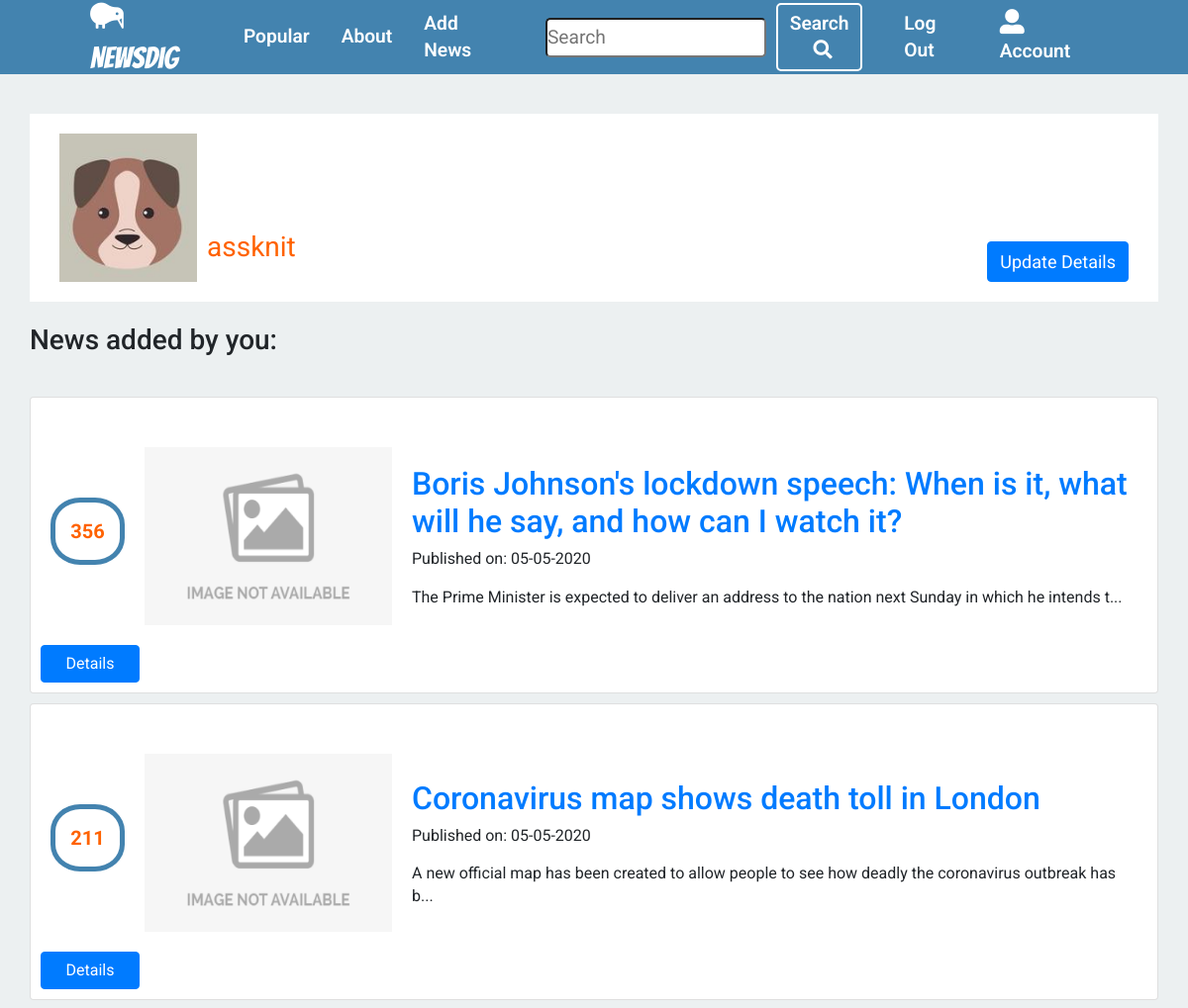
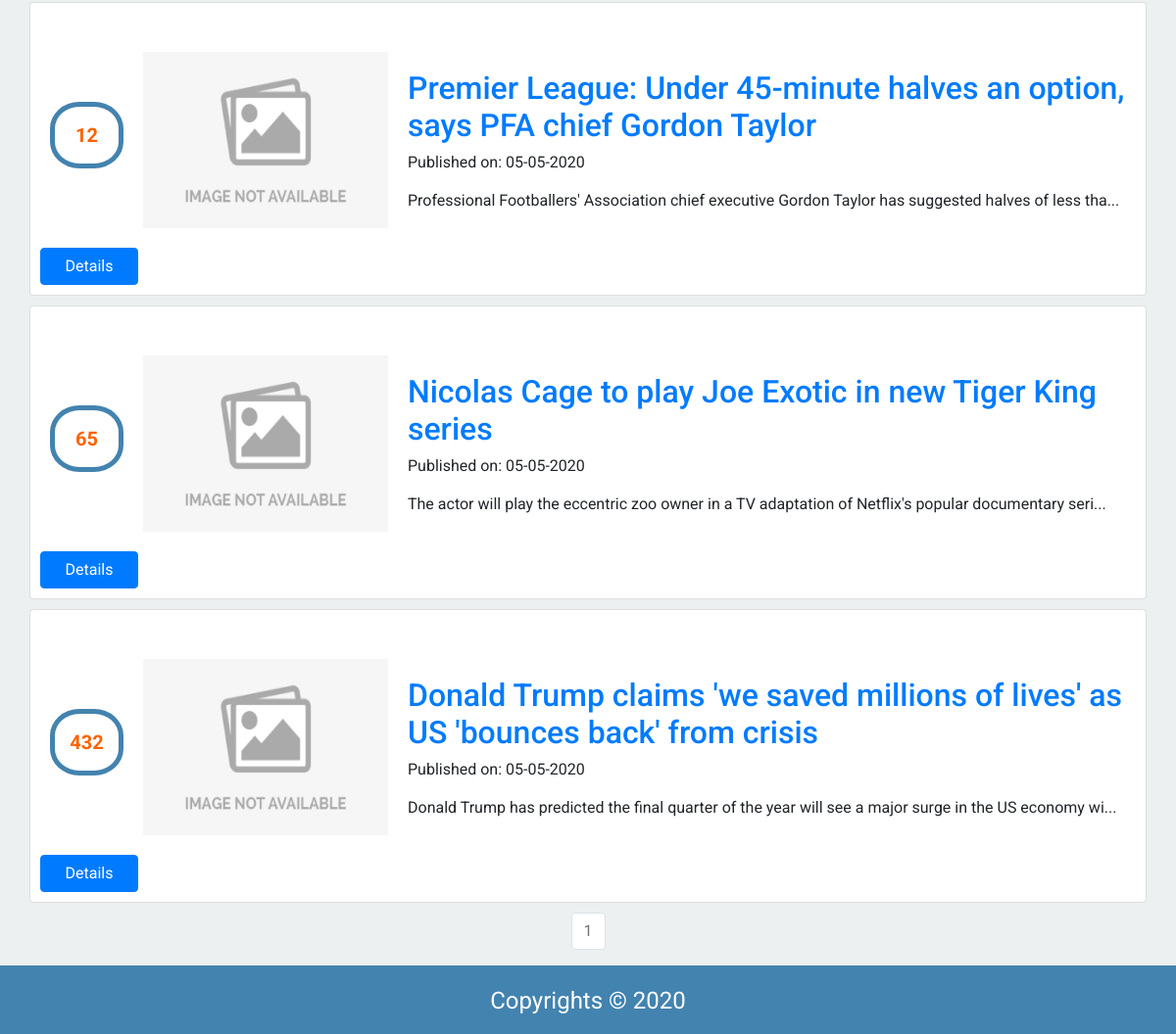
The app's page /account (signed in) with its own data (2 pictures, top to bottom).
### news/models.py (models this page shows, shortened)
class User(db.Model, UserMixin):
    __tablename__ = 'users'
    id = db.Column(db.Integer, primary_key=True)
    profile_image = db.Column(
        db.String(20), nullable=False, default='default_profile.png')
    email = db.Column(db.String(64), unique=True, index=True)
    username = db.Column(db.String(64), unique=True, index=True)
    password_hash = db.Column(db.String(128))
    news_group = db.relationship('News', backref='author', lazy=True)

class News(db.Model):
    __tablename__ = 'news'
    users = db.relationship(User)
    comments = db.relationship(
        'Comment', backref='news', lazy=True, cascade="all,delete")
    users_likes = db.relationship(
        'Likes', backref='news', lazy=True, cascade="all,delete")
    id = db.Column(db.Integer, primary_key=True)
    user_id = db.Column(db.Integer, db.ForeignKey('users.id'), nullable=False)
    picture_link = db.Column(db.String(), nullable=False)
    link = db.Column(db.String(), nullable=False)
    date = db.Column(db.DateTime, nullable=False, default=datetime.utcnow)
    title = db.Column(db.String(140), nullable=False)
    text = db.Column(db.Text, nullable=False)
    likes = db.Column(db.Integer, nullable=False, default=0)

### news/users/views.py (the view)
@users.route("/account", methods=['GET', 'POST'])
@login_required
def account():
    form = UpdateUserForm()
    page = request.args.get('page', 1, type=int)
    user_news = News.query.filter(
        News.user_id == current_user.id).order_by(
        News.date.desc()).paginate(page=page, per_page=5)
    if form.validate_on_submit():
        if form.picture.data:
            username = current_user.username
            pic = add_profile_pic(form.picture.data, username)
            current_user.profile_image = pic
        elif form.check_email(form.email) == False:
            return redirect(url_for('users.account'))
        elif form.check_username(form.username) == False:
            return redirect(url_for('users.account'))
        current_user.username = form.username.data
        current_user.email = form.email.data
        db.session.commit()
        flash('User Account Updated')
        return redirect(url_for('users.account'))
    elif request.method == 'GET':
        form.username.data = current_user.username
        form.email.data = current_user.email
    profile_image = url_for(
        'static', filename='profile_pics/' + current_user.profile_image)
    return render_template('account.html', profile_image=profile_image, form=form, user_news=user_news)

### news/users/forms.py (shortened to what this page needs)
class UpdateUserForm(FlaskForm):
    email = StringField('Email', validators=[DataRequired(), Email()])
    username = StringField('Username', validators=[DataRequired()])
    picture = FileField('Update Profile Picture', validators=[
                        FileAllowed(['jpg', 'png'])])
    submit = SubmitField('Update')

### news/models.py (called while the page is built)
@login_manager.user_loader
def load_user(user_id):
    return User.query.get(user_id)

### news/templates/account.html (shortened to what this page needs)
{% extends "base.html" %}
{% block content %}
<div class="container">
  <div class="user_info">
    <div>
      <img src="{{ url_for('static', filename='profile_pics/' + current_user.profile_image) }}">
      <p>{{ current_user.username }}</p>
    </div>
    <div>
      <a id="update_user" href="#" class="btn btn-primary">Update Details</a>
    </div>
  </div>
  <br>
  <h3>News added by you:</h3>
  <br>
  {% if not user_news.items %}
  <h4>No news yet!</h4>
  {% else %}
  {% for news in user_news.items %}
  <div class="card">
    <div class="card-body">
      <div class='likes'>
        <div class="news_counter">{{news.likes}}</div>
      </div>
      <div class="miniature">
        {% if news.picture_link%}
        <img class="miniature_img" src="{{news.picture_link}}" alt="miniature">
        {% else %}
        <img src="{{ url_for('static', filename='default.jpeg') }}">
        {% endif %}
      </div>
      <div class="news_info">
        <h2><a class="card-title" href="  {{ url_for('news_group.news_view', news_id=news.id) }}">{{ news.title }}</a>
        </h2>
        <p>Published on: {{ news.date.strftime('%d-%m-%Y') }}</p>
        <p class="card-text">{{ news.text[:100] }}...</p>
      </div>
    </div>
    <div class="controls">
      <div>
        <a href="{{ url_for('news_group.news_view', news_id=news.id) }}" class="details_btn btn btn-primary">Details</a>
      </div>
    </div>
  </div>
  {% endfor %}
  {% endif %}
</div>
<nav aria-label="Page navigation example">
  <ul class="pagination ">
    {% for page_num in user_news.iter_pages(left_edge=1, right_edge=1, left_current=1, right_current=2) %}
    {% if user_news.page == page_num %}
    <li class="page-item disabled">
      <a class="page-link" href="{{ url_for('users.account', page=page_num) }}">{{ page_num }}</a></li>
    {% else %}
    <li class="page-item"><a class="page-link" href="{{ url_for('users.account', page=page_num) }}">{{ page_num }}</a>
    </li>
    {% endif %}
    {% endfor %}
</nav>
{% endblock content %}

### news/static/css/main.css (style rules this page uses)
* { box-sizing: border-box; margin: 0; padding: 0; }
html { height: 100%; }
body { font-family: 'Roboto', sans-serif; line-height: 1.4; background-color: #ecf0f1; min-height: 100%; display: flex; flex-direction: column; }
.container { max-width: 1300px; margin-top: 20px; }
.pagination { margin-top: 10px; justify-content: center; }
.card { width: 100%; margin-top: 10px; }
.card .card-body { margin-top: 30px; align-items: center; display: flex; }
.card .card-body .likes { display: flex; flex-direction: column; margin-right: 20px; }
.card .card-body .likes .news_counter { text-align: center; width: 75px; align-self: center; border: 5px solid #4383af; padding: 15px 5px; border-radius: 40%; font-size: 20px; font-weight: 700; color: #ff6200; margin-bottom: 10px; }
.card .card-body .miniature { margin-right: 20px; }
.card .card-body .miniature img { width: 250px; height: 180px; }
.card .details_btn { margin-bottom: 10px; margin-right: 10px; width: 100px; align-self: flex-end; }
.user_info { display: flex; background: #fff; padding: 20px; justify-content: space-between; }
.user_info div { display: flex; margin-right: 10px; }
.user_info div #update_user { font-size: large; align-self: flex-end; }
.user_info img { margin-left: 10px; }
.user_info p { align-self: flex-end; margin-left: 10px; font-size: 28px; color: #ff6200; }
.controls { display: flex; justify-content: space-between; padding: 0 10px; }

### records on screen
User: profile_image (placeholder picture), username "assknit"
News: likes "356", title "Boris Johnson's lockdown speech: When is it, what will he say, and how can I watch it?", date "05-05-2020", text "The Prime Minister is expected to deliver an address to the nation next Sunday in which he intends t"
News: likes "211", title "Coronavirus map shows death toll in London", date "05-05-2020", text "A new official map has been created to allow people to see how deadly the coronavirus outbreak has b"
News: likes "12", title "Premier League: Under 45-minute halves an option, says PFA chief Gordon Taylor", date "05-05-2020", text "Professional Footballers' Association chief executive Gordon Taylor has suggested halves of less tha"
News: likes "65", title "Nicolas Cage to play Joe Exotic in new Tiger King series", date "05-05-2020", text "The actor will play the eccentric zoo owner in a TV adaptation of Netflix's popular documentary seri"
News: likes "432", title "Donald Trump claims 'we saved millions of lives' as US 'bounces back' from crisis", date "05-05-2020", text "Donald Trump has predicted the final quarter of the year will see a major surge in the US economy wi"

### other values on screen
{{ page_num }} "1"
